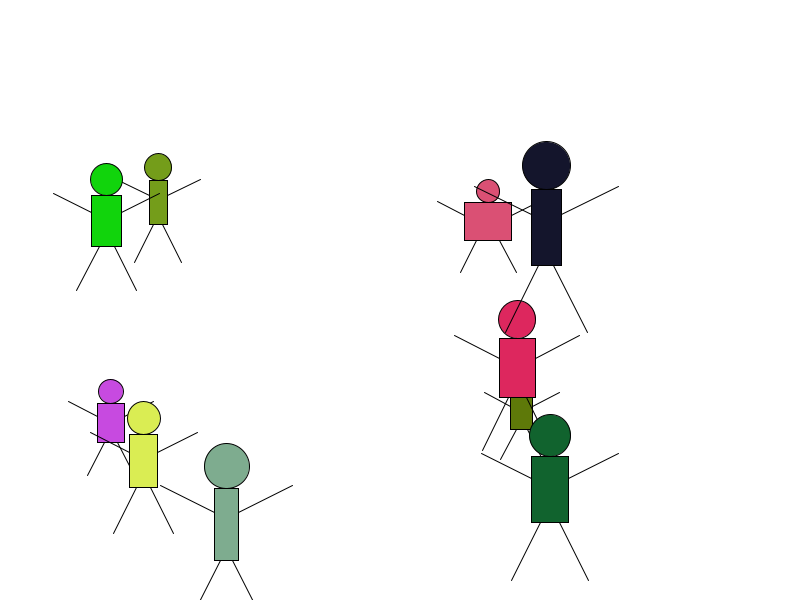
Frame 1 (no input)
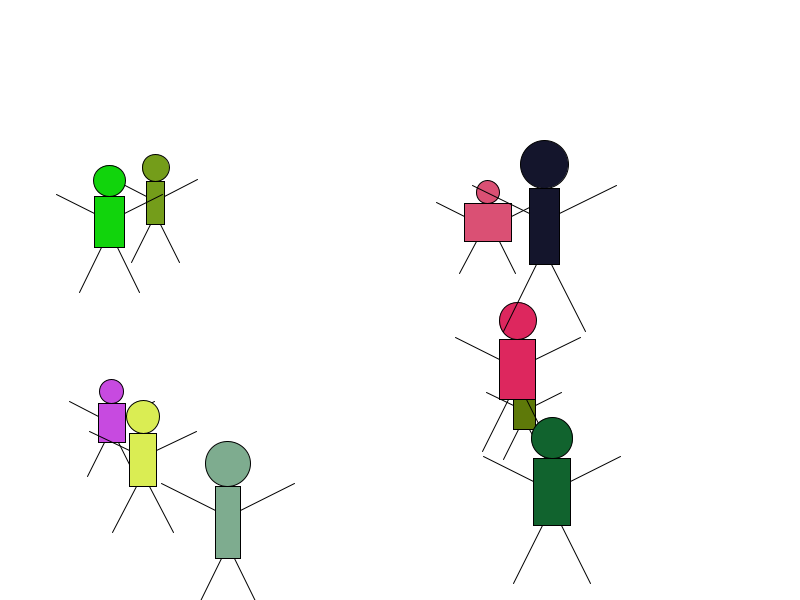
Frame 60 (the mouse pressed at the canvas centre just before this capture)
Frame 120 (the mouse held since frame 60 and released just before this capture): identical to frame 60, image omitted

The Processing sketch that drew these frames (run headless with seeded random() and noise(); from frame 60 on, the mouse is pressed at the canvas centre):

// Processing sketch: Tutorial_2_Q6
// ── Tutorial_2_Q6.pde
Person[] persons = new Person[10];

void setup() {
  size(800, 600);
  
  // Create 10 random persons
  for (int i = 0; i < persons.length; i++) {
    float x = random(100, 700);
    float y = random(100, 500);
    float w = random(30, 80);
    float h = random(60, 200);
    color c = color(random(255), random(255), random(255));
    float speedX = random(-3, 3);
    float speedY = random(-3, 3);
    
    persons[i] = new Person(x, y, w, h, c, speedX, speedY);
  }
  
  // Sort by height
  sortPersonsByHeight();
}

void draw() {
  background(255);
  
  // Move and display all persons
  for (int i = 0; i < persons.length; i++) {
    persons[i].move();
    persons[i].bounce();
    persons[i].display();
  }
}

void sortPersonsByHeight() {
  // Bubble sort by height
  for (int i = 0; i < persons.length - 1; i++) {
    for (int j = 0; j < persons.length - i - 1; j++) {
      if (persons[j].height > persons[j + 1].height) {
        Person temp = persons[j];
        persons[j] = persons[j + 1];
        persons[j + 1] = temp;
      }
    }
  }
}

// Person class for Challenge
class Person {
  float x, y;
  float width, height;
  color personColor;
  float speedX, speedY;
  
  Person(float x, float y, float w, float h, color c, float sx, float sy) {
    this.x = x;
    this.y = y;
    this.width = w;
    this.height = h;
    this.personColor = c;
    this.speedX = sx;
    this.speedY = sy;
  }
  
  void display() {
    fill(personColor);
    
    // Calculate proportions
    float headSize = height * 0.25;
    float bodyHeight = height * 0.4;
    float bodyWidth = width * 0.6;
    float armLength = height * 0.3;
    float legLength = height * 0.35;
    
    // Head
    ellipse(x, y - headSize/2, headSize, headSize);
    
    // Body
    rect(x - bodyWidth/2, y, bodyWidth, bodyHeight);
    
    // Arms
    line(x - bodyWidth/2, y + bodyHeight/3, 
         x - bodyWidth/2 - armLength, y + bodyHeight/3 - armLength/2);
    line(x + bodyWidth/2, y + bodyHeight/3, 
         x + bodyWidth/2 + armLength, y + bodyHeight/3 - armLength/2);
    
    // Legs
    line(x - bodyWidth/4, y + bodyHeight, 
         x - bodyWidth/4 - legLength/2, y + bodyHeight + legLength);
    line(x + bodyWidth/4, y + bodyHeight, 
         x + bodyWidth/4 + legLength/2, y + bodyHeight + legLength);
  }
  
  void move() {
    x += speedX;
    y += speedY;
  }
  
  void bounce() {
    // Bounce off edges
    if (x < 50 || x > width - 50) {
      speedX = -speedX;
    }
    if (y < 50 || y > height - 50) {
      speedY = -speedY;
    }
  }
}
